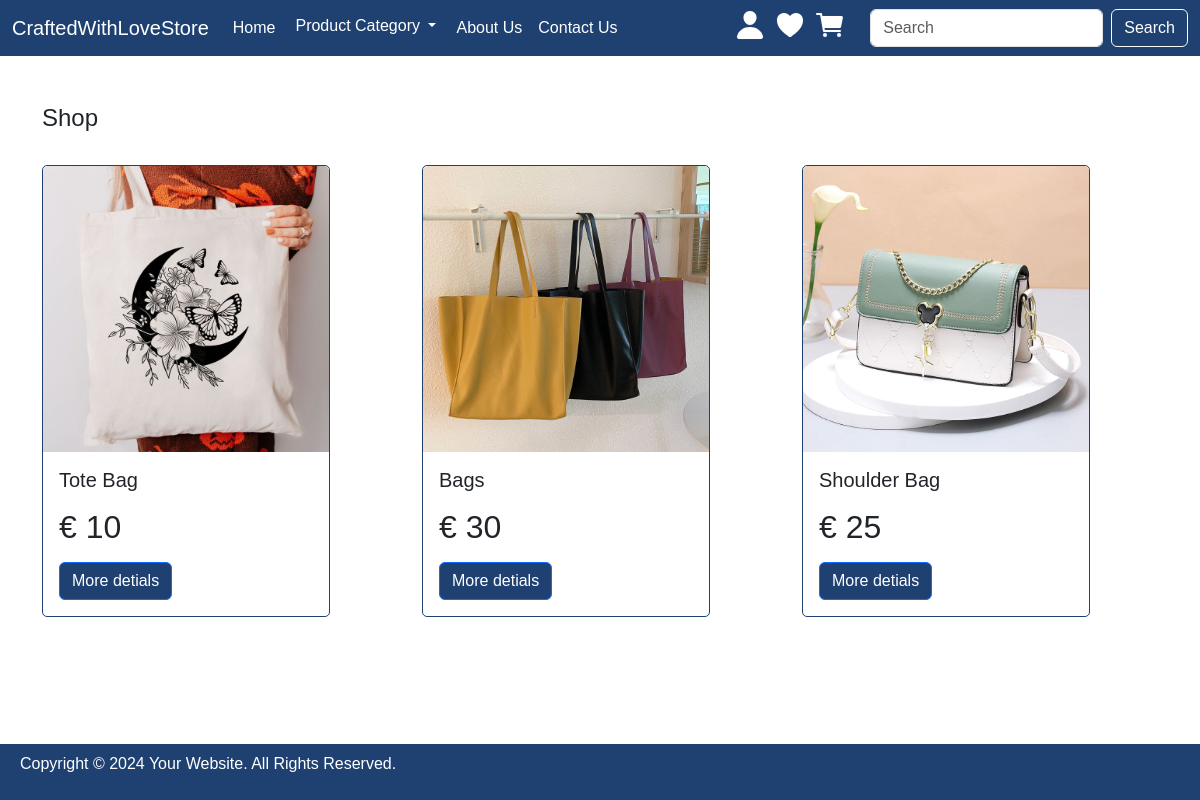
The app's page /shop.php?category=2 with its own data.
### tables this page shows
CREATE TABLE `product` (
  `id` int(11) NOT NULL,
  `name` varchar(100) NOT NULL,
  `title` varchar(100) NOT NULL,
  `description` varchar(200) NOT NULL,
  `categoryid` int(11) NOT NULL,
  `price` float NOT NULL,
  `stockQty` int(11) NOT NULL,
  `img` varchar(1024) NOT NULL
);

### includes/dbfunctions.php (called while the page is built, shortened)
<?php
function GetProducts($con, $category, $search)
{
    $sql = "SELECT p.*, c.name as 'categoryName' FROM product p JOIN category c ON p.categoryid = c.id";
    if(isset($category)) {
        $sql .= " AND c.id = $category";
    } else if(isset($search)) {
        $sql .= " AND p.name LIKE '%$search%'";
    }
    $stmt = mysqli_stmt_init($con);
    if(!mysqli_stmt_prepare($stmt, $sql)) {
        echo "Could not load Products";
        exit();
    }
    mysqli_stmt_execute($stmt);
    $result = mysqli_stmt_get_result($stmt);
    return $result;
}

### shop.php (the view)
<?php
require_once 'includes/functions.php';
require_once 'includes/dbfunctions.php';
$category = null;
$search = null;
if (isset($_GET['search'])) {
    $search = $_GET['search'];
} else if (isset($_GET['category'])) {
    $category = $_GET['category'];
}
$products = GetProducts($con, $category, $search);
require_once 'includes/header.php';
require_once 'includes/navbar.php';
?>
<div class="container">
    <div class="row justify-content-center mt-5 ">
        <h4>Shop</h4>
    </div>
</div>
<div class="container my-4 ">
    <div class="row justify-content-center mb-5">
        <?php foreach ($products as $product): ?>
        <div class="col-4 mb-5">
            <div class="card" style="width: 18rem;">
                <img src="<?php echo $product['img']; ?>" class="card-img-top" alt="...">
                <div class="card-body">
                    <h5 class="card-title"><?php echo $product['name']; ?></h5>
                    <p class="card-text">
                        <h2>&euro; <?php echo $product['price']; ?></h2>
                    </p>
                    <a href="product-page.php?id=<?php echo $product['id']; ?>" class="btn btn-primary">More detials</a>
                </div>
            </div>
        </div>
        <?php endforeach; ?>
    </div>
</div>
<?php
    include 'includes/footer.php';
?>

### css/style.css (style rules this page uses)
body { font-family:Arial, Helvetica, sans-serif; }
h1, h2, h3, h4, h5, h6, p { font-family:Arial, Helvetica, sans-serif; }
.card { border-color:#1f4172; border-style: solid; border-radius: 5px; }
.btn { color: #ffff; background-color: #1f4172; }

### records on screen
product: img (picture), name "Tote Bag", price "10"
product: img (picture), name "Bags", price "30"
product: img (picture), name "Shoulder Bag", price "25"
